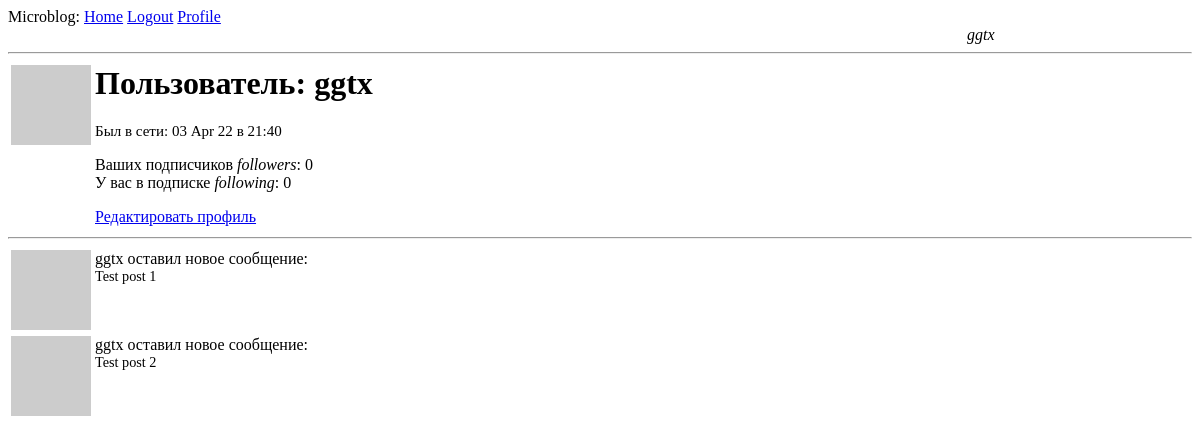
Page /user/ggtx (signed in) on the earlier database version.
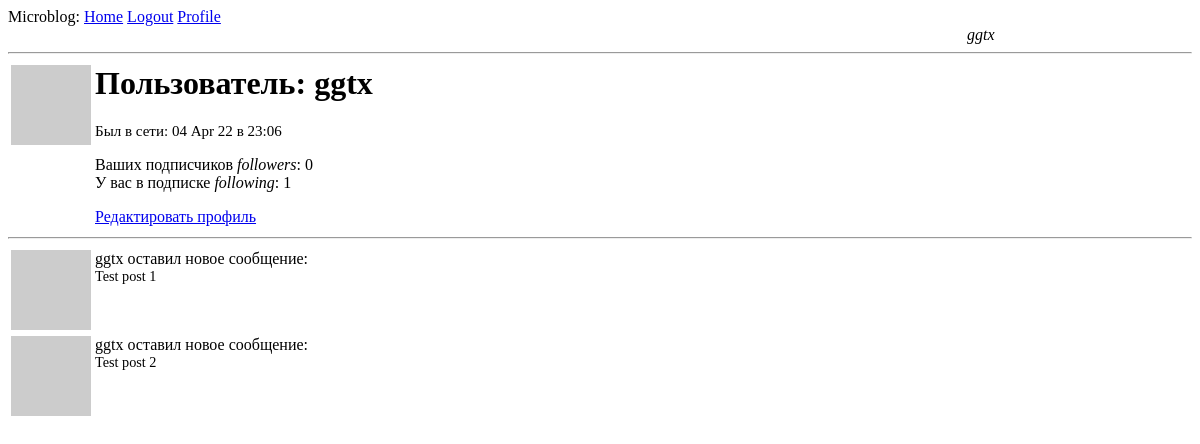
Same page on the later database version.
### app/models.py (models this page shows, shortened)
class User(UserMixin, db.Model):
    id = db.Column(db.Integer, primary_key=True)
    username = db.Column(db.String(64), index=True, unique=True)
    email = db.Column(db.String(120), index=True, unique=True)
    password_hash = db.Column(db.String(128))
    posts = db.relationship('Post', backref='author', lazy='dynamic')
    about_me = db.Column(db.String(140))
    last_seen = db.Column(db.DateTime, default=datetime.utcnow)
    followed = db.relationship(
        'User', secondary=followers,
        primaryjoin=(followers.c.follower_id == id),
        secondaryjoin=(followers.c.followed_id == id),
        backref=db.backref('followers', lazy='dynamic'), lazy='dynamic')
    def avatar(self, size):
        digest = md5(self.email.lower().encode('utf-8')).hexdigest()
        return 'https://www.gravatar.com/avatar/{}?d=identicon&s={}'.format(
            digest, size)

### app/routes.py (the view)
@app.route('/user/<username>')
@login_required
def user(username):
    user = User.query.filter_by(username=username).first_or_404()
    posts = [
        {'author': user, 'body': 'Test post 1'},
        {'author': user, 'body': 'Test post 2'}
    ]
    return render_template('user.html', user=user, posts=posts)

### app/models.py (called while the page is built)
@login.user_loader
def load_user(id):
    return User.query.get(int(id))

### app/routes.py (called while the page is built)
@app.before_request
def before_request():
    if current_user.is_authenticated:
        current_user.last_seen = datetime.utcnow()
        db.session.commit()

### app/templates/user.html (shortened to what this page needs)
{% extends "base.html" %}
{% block content %}
    <table>
        <tr valign="top">
            <td> <img src="{{ user.avatar(128) }}"></td>
            <td>
                <h1>Пользователь: {{ user.username }}</h1>
                {% if user.last_seen %}<p style="font-size: 94%;">Был в сети: {{ user.last_seen.strftime('%d %b %y в %H:%M') }}</p>{% endif %}
                <p>Ваших подписчиков <i>followers</i>: {{ user.followers.count() }}<br />У вас в подписке <i>following</i>: {{ user.followed.count() }}</p>
                {% if user == current_user %}
                <p><a href="{{ url_for('edit_profile') }}">Редактировать профиль</a></p>
                {% elif not current_user.is_following(user) %}
                <p><a href="{{ url_for('follow', username=user.username) }}">Подписаться|Follow</a></p>
                {% else %}
                <p><a href="{{ url_for('unfollow', username=user.username) }}">Отписаться|Unfollow</a></p>
                {% endif %}
            </td>
        </tr>
    </table>
    <hr>
    {% for post in posts %}
    {% include '_post.html' %}
    {% endfor %}
{% endblock %}

### app/templates/base.html (shortened to what this page needs)
<html>
    <head>
    </head>
    <body>
        <div>
          Microblog:
          <a href="{{ url_for('index') }}">Home</a>
          {% if current_user.is_anonymous %}
          <a href="{{ url_for('login') }}">Login</a>
          <p>New User? <a href="{{ url_for('register') }}">Click to Register!</a></p>
          {% else %}
          <a href="{{ url_for('logout') }}">Logout</a>
          <a href="{{ url_for('user', username=current_user.username) }}">Profile</a>
          <a style="margin-left: 81%;" ><i>{{current_user.username}}</i></a>
          {% endif %}
        </div>
        <hr>
        {% block content %}{% endblock %}
    </body>
</html>

### app/templates/_post.html
<table>
    <tr valign="top">
        <td><img src="{{ post.author.avatar(36) }}"></td>
        <td>{{ post.author.username }} оставил новое сообщение:<br><a style="font-size: 89%;">{{ post.body }}</a></td>
    </tr>
</table>

Differences in the rows shown:
changed User "ggtx": last_seen "03 Apr 22 в 21:40" → "04 Apr 22 в 23:06"
Other differences:
{{ user.followed.count() }}: "0" → "1"
